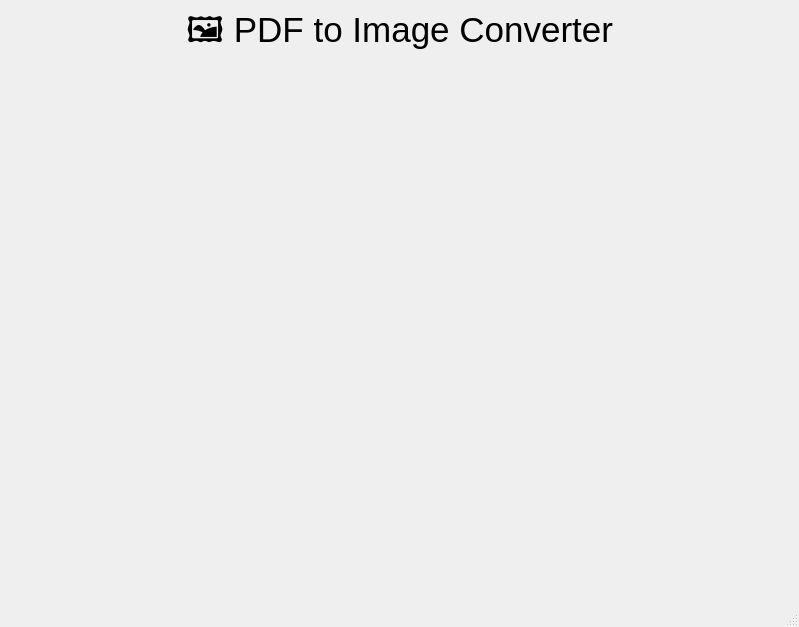
<?xml version="1.0" encoding="UTF-8"?>
<ui version="4.0">
 <class>MainWindow</class>
 <widget class="QMainWindow" name="MainWindow">
  <property name="geometry">
   <rect>
    <x>0</x>
    <y>0</y>
    <width>799</width>
    <height>627</height>
   </rect>
  </property>
  <property name="windowTitle">
   <string>MainWindow</string>
  </property>
  <widget class="QWidget" name="centralwidget">
   <layout class="QVBoxLayout" name="verticalLayout">
    <item>
     <widget class="QLabel" name="lb_title">
      <property name="maximumSize">
       <size>
        <width>16777215</width>
        <height>50</height>
       </size>
      </property>
      <property name="font">
       <font>
        <pointsize>26</pointsize>
       </font>
      </property>
      <property name="text">
       <string>🖼️ PDF to Image Converter</string>
      </property>
      <property name="alignment">
       <set>Qt::AlignmentFlag::AlignCenter</set>
      </property>
     </widget>
    </item>
    <item>
     <widget class="QWidget" name="w_main" native="true"/>
    </item>
   </layout>
  </widget>
  <widget class="QMenuBar" name="menubar">
   <property name="geometry">
    <rect>
     <x>0</x>
     <y>0</y>
     <width>799</width>
     <height>22</height>
    </rect>
   </property>
  </widget>
  <widget class="QStatusBar" name="statusbar"/>
 </widget>
 <resources/>
 <connections/>
</ui>
